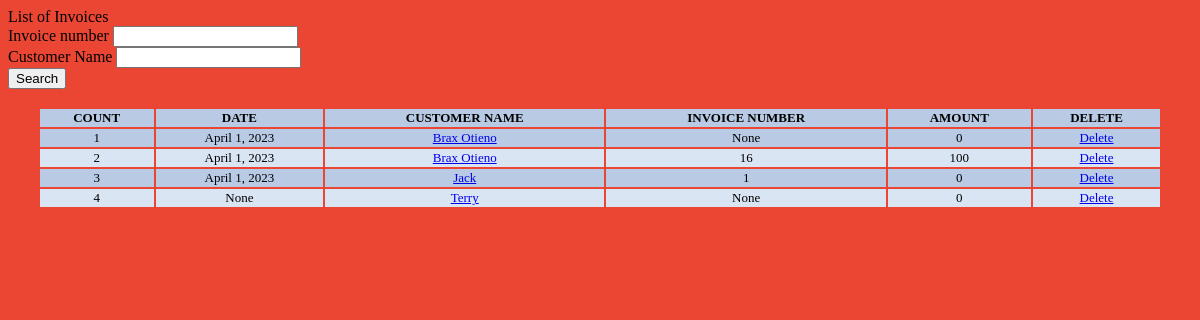
The page /list_invoice/ on the database as committed earlier.
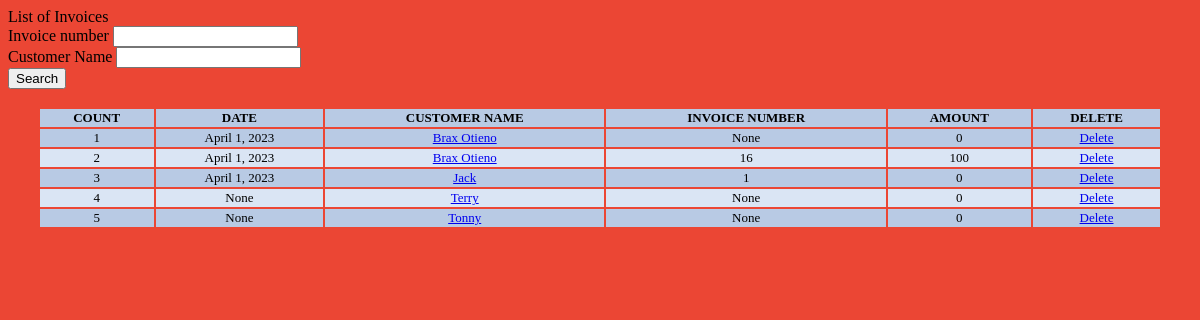
The same page on the database as committed later.
### invoicemgmt/models.py (models this page shows, shortened)
class Invoice(models.Model):
    comments = models.TextField(
        max_length=3000, default='', blank=True, null=True)
    invoice_number = models.IntegerField(blank=True, null=True)
    invoice_date = models.DateField(
        auto_now_add=False, auto_now=False, blank=True, null=True)
    name = models.CharField('Customer Name', max_length=120,
                            default='', blank=True, null=True)
    line_one = models.CharField(
        'Line 1', max_length=120, default='', blank=True, null=True)
    line_one_quantity = models.IntegerField(
        'Quantity', default=0, blank=True, null=True)
    line_one_unit_price = models.IntegerField(
        'Unit Price (D)', default=0, blank=True, null=True)
    line_one_total_price = models.IntegerField(
        'Line Total (D)', default=0, blank=True, null=True)
    line_two = models.CharField(
        'Line 2', max_length=120, default='', blank=True, null=True)
    line_two_quantity = models.IntegerField(
        'Quantity', default=0, blank=True, null=True)
    line_two_unit_price = models.IntegerField(
        'Unit Price (D)', default=0, blank=True, null=True)
    line_two_total_price = models.IntegerField(
        'Line Total (D)', default=0, blank=True, null=True)
    line_three = models.CharField(
        'Line 3', max_length=120, default='', blank=True, null=True)
    line_three_quantity = models.IntegerField(
        'Quantity', default=0, blank=True, null=True)
    line_three_unit_price = models.IntegerField(
        'Unit Price (D)', default=0, blank=True, null=True)
    line_three_total_price = models.IntegerField(
        'Line Total (D)', default=0, blank=True, null=True)
    line_four = models.CharField(
        'Line 4', max_length=120, default='', blank=True, null=True)
    line_four_quantity = models.IntegerField(
        'Quantity', default=0, blank=True, null=True)
    line_four_unit_price = models.IntegerField(
        'Unit Price (D)', default=0, blank=True, null=True)
    line_four_total_price = models.IntegerField(
        'Line Total (D)', default=0, blank=True, null=True)
    line_five = models.CharField(
        'Line 5', max_length=120, default='', blank=True, null=True)
    line_five_quantity = models.IntegerField(
        'Quantity', default=0, blank=True, null=True)
    line_five_unit_price = models.IntegerField(
        'Unit Price (D)', default=0, blank=True, null=True)
    line_five_total_price = models.IntegerField(
        'Line Total (D)', default=0, blank=True, null=True)
    phone_number = models.CharField(
        max_length=120, default='', blank=True, null=True)
    total = models.IntegerField(default='0', blank=True, null=True)
    balance = models.IntegerField(default='0', blank=True, null=True)
    timestamp = models.DateTimeField(auto_now_add=True, auto_now=False)
    last_updated = models.DateTimeField(
        auto_now_add=False, auto_now=True, blank=True)
    paid = models.BooleanField(default=False)
    invoice_type_choice = (
        ('Receipt', 'Receipt'),
        ('Proforma Invoice', 'Proforma Invoice'),
        ('Invoice', 'Invoice'),
    )
    invoice_type = models.CharField(
        max_length=50, default='', blank=True, null=True, choices=invoice_type_choice)

### invoicemgmt/views.py (the view, shortened to what this page needs)
# urls.py: path('list_invoice/', views.list_invoice, name='list_invoice'),
def list_invoice(request):
    title = 'List of Invoices'
    queryset = Invoice.objects.all()
    form = InvoiceSearchForm(request.POST or None)
    context = {
        "title": title,
        "queryset": queryset,
        "form": form,
    }
    return render(request, "list_item.html", context)

### invoicemgmt/forms.py
class InvoiceSearchForm(forms.ModelForm):
    class Meta:
        model = Invoice
        fields = ['invoice_number', 'name']

### templates/list_item.html (shortened to what this page needs)
{% load static %}{% load crispy_forms_tags %}
<!DOCTYPE html>
<html>
  <head>
    <link href="{% static 'css/stylesheet.css' %}" rel="stylesheet" />
  </head>
  <body>
    {{title}} <br />
    <form method="POST" action="">
      {% csrf_token %} {{form|crispy}}
      <input type="submit" value="Search" />
    </form>
    <br />
    <table class="table">
      <thead>
        <tr>
          <th>COUNT</th>
          <th>DATE</th>
          <th>CUSTOMER NAME</th>
          <th>INVOICE NUMBER</th>
          <th>AMOUNT</th>
          <th>DELETE</th>
        </tr>
      </thead>
      {% for instance in queryset %}
      <tr>
        <td>{{forloop.counter}}</td>
        <td>{{instance.invoice_date}}</td>
        <td>
          <a href="{% url 'update_invoice' instance.id %}">{{instance.name}}</a>
        </td>
        <td>{{instance.invoice_number}}</td>
        <td>{{instance.total}}</td>
        <td><a href="{% url 'delete_invoice' instance.id %}">Delete</a></td>
      </tr>
      {% endfor %}
    </table>
  </body>
</html>

### static/css/stylesheet.css (style rules this page uses)
body { background-color: #eb4634; }
.table { font-size: 13px; text-align: center; width: 95%; margin: auto; text-align: center; }
.table tr:nth-child(odd) { background: #B8CAE4 }
.table tr:nth-child(even) { background: #dae5f4 }

Rows that differ between the two databases and show on the page:
added Invoice: invoice_date "None", name "Tonny", invoice_number "None", total "0"
